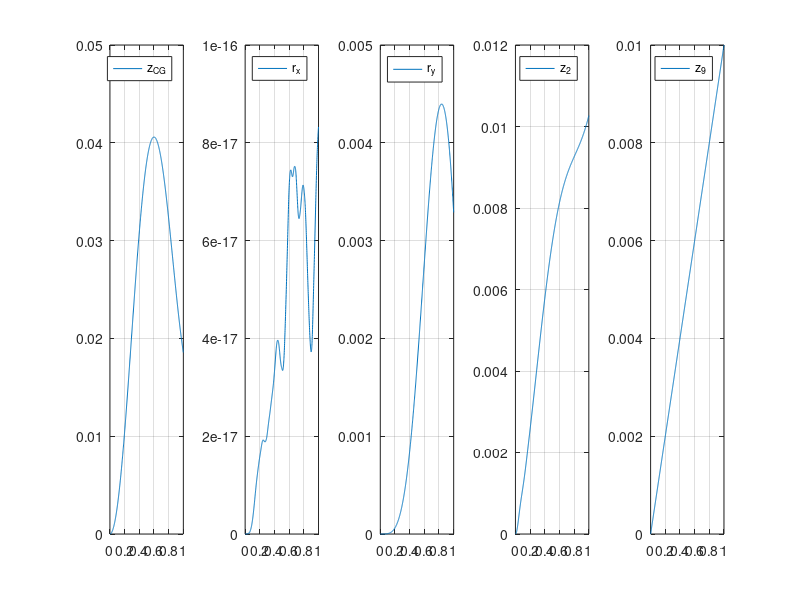

MATLAB code for this plot: (Note: this script raises an error after producing the figure.)
%%
% Copyright &copy; 2020, Nicola Zimmermann, Munich \n
% All rights reserved. \n
% 
% This file is part of EVAA.
% 
% EVAA is free software: you can redistribute it and/or modify \n
% it under the terms of the GNU General Public  License as published by \n
% the Free Software Foundation, either version 3 of the License, or \n
% (at your option) any later version. \n
% 
% EVAA is distributed in the hope that it will be useful, \n
% but WITHOUT ANY WARRANTY; without even the implied warranty of \n
% MERCHANTABILITY or FITNESS FOR A PARTICULAR PURPOSE.  See the \n
% GNU General Public License for more details. \n
% 
% You should have received a copy of the GNU General Public License \n
% along with EVAA.  If not, see <a
% href="http://www.gnu.org/licenses/">http://www.gnu.org/licenses/</a>.
% 
% Additional permission under GNU GPL version 3 section 7
% 
% If you modify this Program, or any covered work, by linking or combining it
% with Intel Math Kernel Libraries(MKL) (or a modified version of that
% library), containing parts covered by the terms of the license of the MKL,
% the licensors of this Program grant you additional permission to convey the
% resulting work.
% 
% DESCRIPTION
% This file is used to compute displacements/ rotations
% of the 11-Dof 2-track-model
% with a backward Euler time integration scheme 
% for linear spring stiffness

%%
% clc;
clear;
close all;

%%
format long e;
% Dynamic Backward Euler problem 
%%%%%%%%%%%%%%%%%%%%%%%%%%%%%%%%%%%%%%%%%%%%%%%%
k_body_fl=28e3*0.69;
k_tyre_fl=260e3;%260
k_body_fr=28e3*0.69;
k_tyre_fr=260e3;
k_body_rl=16e3*0.82;
k_tyre_rl=260e3;
k_body_rr=16e3*0.82;
k_tyre_rr=260e3;
k_stab_f=20e3;
k_stab_r=4e3;
l_long_fl=1.395;
l_long_fr=1.395;
l_long_rl=1.596;
l_long_rr=1.596;
l_lat_fl=2*0.8458;
l_lat_fr=2*0.8458;
l_lat_rl=2*0.84;
l_lat_rr=2*0.84;
mass_Body=1936;
I_body_xx=640;
I_body_yy=4800;
mass_wheel_fl=145/2;
mass_tyre_fl=0;
mass_wheel_fr=145/2;
mass_tyre_fr=0;
mass_wheel_rl=135/2;
mass_tyre_rl=0;
mass_wheel_rr=135/2;
mass_tyre_rr=0;
%%%%%%%%%%%%%%%%%%%%%%%%%%%%%%%%%%%%%%%%%%%%%%%%
tend=1;
no_timesteps=1000;
u_init=0;
du_init=0;
%%%%%%%%%%%%%%%%%%%%%%%%%%%%%%%%%%%%%%%%%%%%%%%%
% System Mono
M=diag([mass_Body, I_body_xx, I_body_yy, mass_wheel_fl, mass_tyre_fl, mass_wheel_fr, mass_tyre_fr, mass_wheel_rl, mass_tyre_rl, mass_wheel_rr, mass_tyre_rr]);
K=[k_body_fl+k_body_fr+k_body_rl+k_body_rr, -k_body_fl*l_lat_fl+k_body_fr*l_lat_fr-k_body_rl*l_lat_rl+k_body_rr*l_lat_rr, -k_body_fl*l_long_fl-k_body_fr*l_long_fr+k_body_rl*l_long_rl+k_body_rr*l_long_rr,  -k_body_fl, 0, -k_body_fr, 0, -k_body_rl, 0, -k_body_rr, 0;
   0  l_lat_fl*l_lat_fl*k_body_fl+l_lat_fr*l_lat_fr*k_body_fr+l_lat_rl*l_lat_rl*k_body_rl+l_lat_rr*l_lat_rr*k_body_rr, +l_long_fl*l_lat_fl*k_body_fl-l_lat_fr*l_long_fr*k_body_fr-l_long_rl*l_lat_rl*k_body_rl+l_long_rr*l_lat_rr*k_body_rr, +l_lat_fl*k_body_fl, 0, -l_lat_fr*k_body_fr, 0, +l_lat_rl*k_body_rl, 0, -l_lat_rr*k_body_rr, 0;
   0 0 l_long_fl*l_long_fl*k_body_fl+l_long_fr*l_long_fr*k_body_fr+l_long_rl*l_long_rl*k_body_rl+l_long_rr*l_long_rr*k_body_rr, l_long_fl*k_body_fl, 0 l_long_fr*k_body_fr 0 -l_long_rl*k_body_rl 0 -l_long_rr*k_body_rr 0; 
   0 0 0 k_body_fl+k_tyre_fl -k_tyre_fl 0 0 0 0 0 0;
   0 0 0 0 k_tyre_fl 0 0 0 0 0 0;
   0 0 0 0 0 k_body_fr+k_tyre_fr -k_tyre_fr 0 0 0 0;
   0 0 0 0 0 0 k_tyre_fr 0 0 0 0;
   0 0 0 0 0 0 0 k_body_rl+k_tyre_rl -k_tyre_rl 0 0;
   0 0 0 0 0 0 0 0 k_tyre_rl 0 0;
   0 0 0 0 0 0 0 0 0 k_body_rr+k_tyre_rr -k_tyre_rr;
   0 0 0 0 0 0 0 0 0 0 k_tyre_rr];
K_stab=[0 0 0 0 0 0 0 0 0 0 0;
    0 0 0 0 0 0 0 0 0 0 0;
    0 0 0 0 0 0 0 0 0 0 0;
    0 0 0 +k_stab_f 0 -k_stab_f 0 0 0 0 0;
    0 0 0 0 0 0 0 0 0 0 0;
    0 0 0 0 0 +k_stab_f 0 0 0 0 0;
    0 0 0 0 0 0 0 0 0 0 0;
    0 0 0 0 0 0 0 +k_stab_r 0 -k_stab_r 0;
    0 0 0 0 0 0 0 0 0 0 0;
    0 0 0 0 0 0 0 0 0 +k_stab_r 0;
    0 0 0 0 0 0 0 0 0 0 0];
K=K+K_stab;
K=K+K'-diag(diag(K));
D = K *0.01;
%%%%%%%%%%%%%%%%%%%%%%%%%%%%%%%%%%%%%%%%%%%%%%%%
h=tend/no_timesteps;
%%%%%%%%%%%%%%%%%%%%%%%%%%%%%%%%%%%%%%%%%%%%%%%%
% Allocate memory
dim_system = length(M);
% t=zeros(no_timesteps+1,1);
u_sol=zeros(1000+1,dim_system);
u_n_p_1=zeros(dim_system,1);
%%%%%%%%%%%%%%%%%%%%%%%%%%%%%%%%%%%%%%%%%%%%%%%%
u_n=[u_init; zeros(dim_system-1,1)];
u_n_m_1=u_n-h*[du_init; zeros(dim_system-1,1)];
A=((1/(h*h))*M+(1/h)*D+K);
B=((2/(h*h))*M+(1/h)*D);
f_n_p_1=[1.1e3; zeros(dim_system-1,1)];
t = 0:h:(no_timesteps)*h;
%%%%%%%%%%%%%%%%%%%%%%%%%%%%%%%%%%%%%%%%%%%%%%%%
%displacement boundary condition
u_f=zeros(11,no_timesteps+1);
u_idx=[5, 7, 9, 11];
% u_idx=[];
% u_f(u_idx,:)=0.1*ones(4,1)*sin(t);
u_f(u_idx,:)=0.01*ones(length(u_idx),1)*t;
% u_f(u_idx,:)=0.0*ones(4,length(t));


%%
% Time loop
% j=2;
tic
for j = 2:length(t)
    rhs = (B*u_n-((1/(h*h))*M)*u_n_m_1+f_n_p_1-A*u_f(:,j));
    A_m=A;
    A_m(u_idx,:)=zeros(length(u_idx),11);
    A_m(:,u_idx)=zeros(11,length(u_idx));
    A_m(u_idx,u_idx)=eye(length(u_idx));
    rhs(u_idx)=zeros(length(u_idx),1);
    rhs=rhs+u_f(:,j);
    u_n_p_1 = A_m\rhs;
%     t(j)=i;   
    u_sol(j,:) = u_n_p_1;
    u_n_m_1 = u_n;
    u_n = u_n_p_1;
%     j = j+1;
end
toc
final_displacement = u_n_p_1;
%%%%%%%%%%%%%%%%%%%%%%%%%%%%%%%%%%%%%%%%%%%%%%%%
% Some plots
figure;
subplot(1,5,1);
plot(t,u_sol(:,1)); grid on; legend('z_{CG}'); 
subplot(1,5,2); 
plot(t,u_sol(:,2)); grid on; legend('r_x');
subplot(1,5,3);
plot(t,u_sol(:,3)); grid on; legend('r_y');
subplot(1,5,4);
plot(t,u_sol(:,4)); grid on; legend('z_2');
subplot(1,5,5);
plot(t,u_sol(:,end)); grid on; legend('z_9');

disp(u_sol(end,1:3))

%%
writematrix([t',u_sol],'Matlab_11Dof_1u.dat','Delimiter',',');